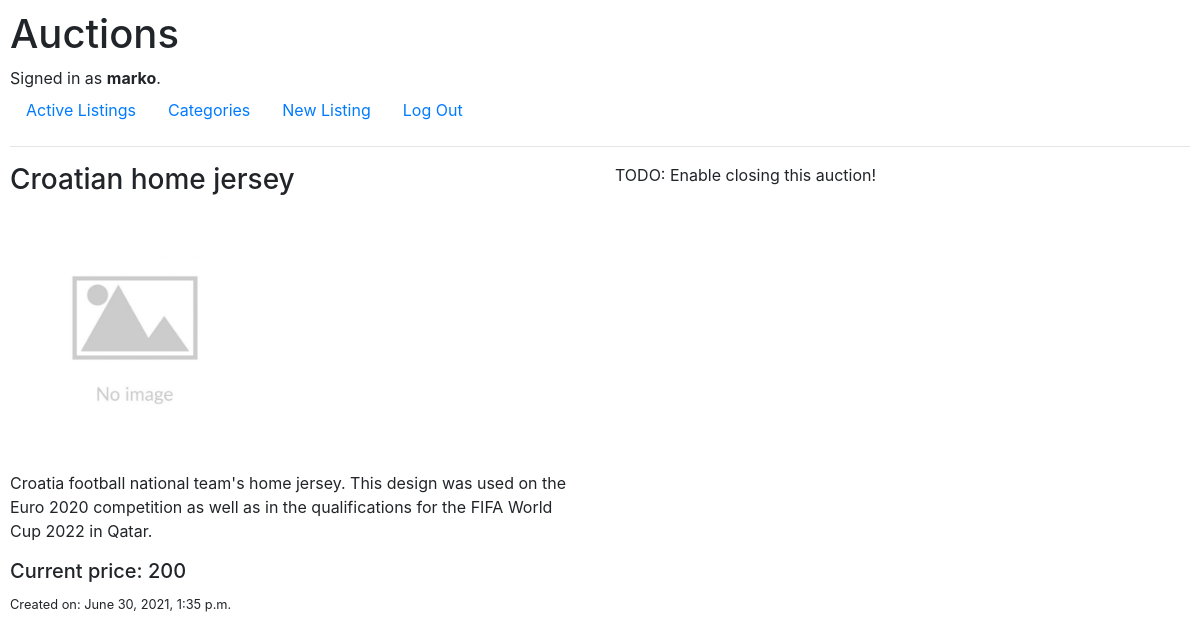
/listings/1 (signed in), run on the app's committed database.
### auctions/models.py (models this page shows, shortened)
class User(AbstractUser):
    pass

class Listing(models.Model):
    LISTING_CATEGORIES = [
        ('FSHN', 'Fashion'),
        ('TYS', 'Toys'),
        ('ELCTRNCS', 'Electronics'),
        ('HM', 'Home'),
        ('SPRTS', 'Sports'),
        ('OTHR', 'Other')
    ]
    title = models.CharField(max_length=64)
    description = models.TextField()
    image_url = models.URLField(blank=True)
    category = models.CharField(max_length=64, choices=LISTING_CATEGORIES, default='OTHR')
    owner = models.ForeignKey(User, on_delete=models.CASCADE, related_name="user_listings")
    starting_price = models.PositiveIntegerField()
    created = models.DateTimeField(auto_now_add=True)
    highest_bid = models.ForeignKey(Bid, null=True, blank=True, on_delete=models.SET_NULL)
    active = models.BooleanField(default=True)

### auctions/views.py (the view)
# urls.py: path("listings/<int:listing_id>", views.listing, name="listing"),
def listing(request: HttpRequest, listing_id: int) -> HttpResponse:
    try:
        listing = Listing.objects.get(pk=listing_id)
        return render(request, 'auctions/listing.html', {
        "listing": Listing.objects.get(pk=listing_id)
        })
    except Listing.DoesNotExist:
        return HttpResponseNotFound('No such listing!')
    except Listing.MultipleObjectsReturned:
        return HttpResponseServerError('Sorry! Something bad happened, please try again later!')

### auctions/templates/auctions/listing.html (shortened to what this page needs)
{% extends 'auctions/layout.html' %}
{% block body %}
    {% with curr_price=listing.highest_bid.amount|default:listing.starting_price %}
        <div class="row">
            <div class="col-6">
                <h3>{{ listing.title }}</h3>
                <article>
                    {% with img_url=listing.image_url|default:'/static/imgs/no_image_available.jpg' %}
                    <p><img src='{{ img_url }}' witdh="250" height="250"></p>
                    {% endwith %}
                    <p>{{ listing.description }}</p>
                    <h5>Current price: {{ curr_price }}</h5>
                    <small>Created on: {{ listing.created }}</small>
                </article>
            </div>
            <div class="col-6">
                {% if not user.is_authenticated %}
                    <p>
                        <br>
                        <a href="{% url 'login' %}">Log In</a> to place a bid for this item.
                        <br>
                        Don't have an account? <a href="{% url 'register' %}">Register now.</a>
                    </p>
                {% else %}
                    <p>TODO: Enable closing this auction!</p>
                {% endif %}
            </div>
        </div>
    {% endwith %}
{% endblock %}

### auctions/templates/auctions/layout.html (shortened to what this page needs)
{% load static %}
<!DOCTYPE html>
<html lang="en">
    <head>
        <link rel="stylesheet" href="https://stackpath.bootstrapcdn.com/bootstrap/4.4.1/css/bootstrap.min.css">
        <link href="{% static 'auctions/styles.css' %}" rel="stylesheet">
    </head>
    <body>
        <h1>Auctions</h1>
        <div>
            {% if user.is_authenticated %}
                Signed in as <strong>{{ user.username }}</strong>.
            {% else %}
                Not signed in.
            {% endif %}
        </div>
        <ul class="nav">
            <li class="nav-item">
                <a class="nav-link" href="{% url 'index' %}">Active Listings</a>
            </li>
            <li calss="nav-item">
                <a class="nav-link" href="{% url 'categories' %}">Categories</a>
            </li>
            {% if user.is_authenticated %}
                <li class="nav-item">
                    <a class="nav-link" href="{% url 'new_listing' %}">New Listing</a>
                </li>
                <li class="nav-item">
                    <a class="nav-link" href="{% url 'logout' %}">Log Out</a>
                </li>
            {% endif %}
        </ul>
        <hr>
        {% block body %}
        {% endblock %}
    </body>
</html>

### auctions/static/auctions/styles.css (style rules this page uses)
body { padding: 10px; }

### data on the page
User: username "marko"
Listing: title "Croatian home jersey", description "Croatia football national team's home jersey. This design was used on the Euro 2020 competition as well as in the qualifications for the FIFA World Cup 2022 in Qatar.", created "June 30, 2021, 1:35 p.m."

### other printed values
{{ curr_price }} "200"
